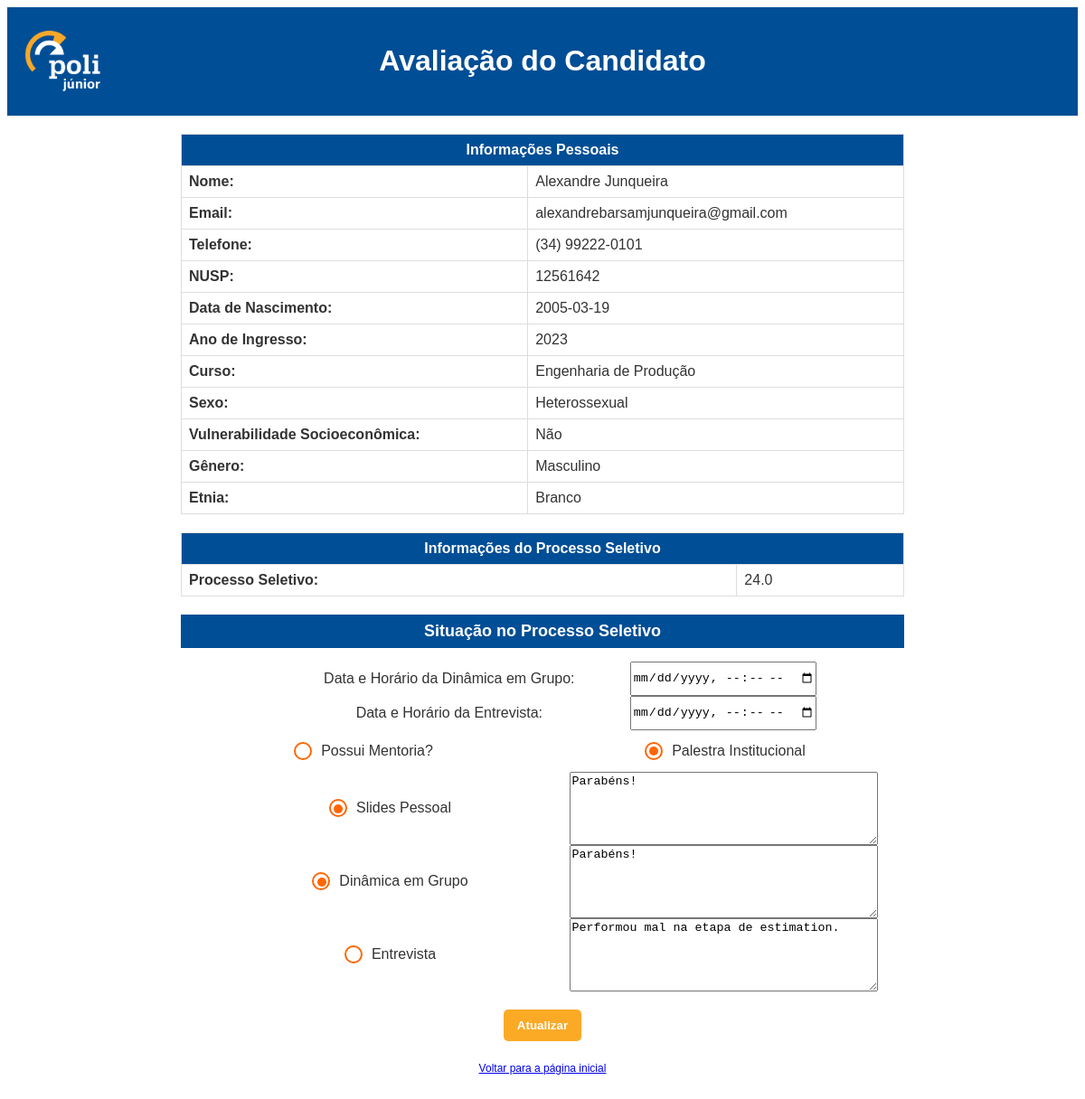
Screenshot of /candidato.php?nusp=12561642&processo_seletivo=24.0 with the database file from the repository.
### tables this page shows
CREATE TABLE `cadastrados` (
  `nome` varchar(20) NOT NULL,
  `sobrenome` varchar(20) NOT NULL,
  `email` varchar(128) NOT NULL,
  `telefone` varchar(30) NOT NULL,
  `nusp` int(11) NOT NULL,
  `data_de_nascimento` date NOT NULL,
  `ano_de_ingresso` int(11) NOT NULL,
  `curso` varchar(50) NOT NULL,
  `sexualidade` varchar(20) NOT NULL,
  `vulnerabilidade_socioeconomica` tinyint(1) DEFAULT NULL,
  `genero` varchar(30) NOT NULL,
  `etnia` varchar(30) NOT NULL,
  `senha` varchar(20) NOT NULL
);

CREATE TABLE `inscritos` (
  `nusp` int(11) NOT NULL,
  `nucleo_de_interesse` varchar(50) NOT NULL,
  `processo_seletivo` varchar(4) NOT NULL,
  `palestra_institucional` tinyint(1) DEFAULT 0,
  `slides_pessoal` tinyint(1) DEFAULT 0,
  `dinamica_em_grupo` tinyint(1) DEFAULT 0,
  `entrevista` tinyint(1) DEFAULT 0,
  `data_inscricao` date DEFAULT NULL,
  `conheceu_pj` varchar(30) NOT NULL,
  `mentoria` tinyint(1) DEFAULT 0,
  `feedback_slides_pessoal` varchar(500) DEFAULT '',
  `feedback_dinamica_em_grupo` varchar(500) DEFAULT '',
  `feedback_entrevista` varchar(500) DEFAULT '',
  `data_dinamica_em_grupo` datetime DEFAULT NULL,
  `data_entrevista` datetime DEFAULT NULL
);

### candidato.php (the view, shortened to what this page needs)
<?php
include 'connection.php';
if ($_SERVER["REQUEST_METHOD"] == "POST") {
    $nusp = $_POST['nusp'];
    $processo_seletivo = $_POST['processo_seletivo'];
    $palestra_institucional = isset($_POST['palestra_institucional']) ? 1 : 0;
    $slides_pessoal = isset($_POST['slides_pessoal']) ? 1 : 0;
    $dinamica_em_grupo = isset($_POST['dinamica_em_grupo']) ? 1 : 0;
    $entrevista = isset($_POST['entrevista']) ? 1 : 0;
    $mentoria = isset($_POST['mentoria']) ? 1 : 0;
    $feedback_slides_pessoal = $_POST['feedback_slides_pessoal'];
    $feedback_dinamica_em_grupo = $_POST['feedback_dinamica_em_grupo'];
    $feedback_entrevista = $_POST['feedback_entrevista'];
    $data_dinamica_em_grupo = $_POST['data_dinamica_em_grupo'];
    $data_entrevista = $_POST['data_entrevista'];
    $sql = "UPDATE inscritos SET
                palestra_institucional = $palestra_institucional,
                slides_pessoal = $slides_pessoal,
                dinamica_em_grupo = $dinamica_em_grupo,
                entrevista = $entrevista,
                mentoria = $mentoria,
                feedback_slides_pessoal = '$feedback_slides_pessoal',
                feedback_dinamica_em_grupo = '$feedback_dinamica_em_grupo',
                feedback_entrevista = '$feedback_entrevista',
                data_dinamica_em_grupo = '$data_dinamica_em_grupo',
                data_entrevista = '$data_entrevista'
            WHERE nusp = $nusp AND processo_seletivo = '$processo_seletivo'";
    if ($conn->query($sql) === TRUE) {
        header("Location: candidato.php?nusp=$nusp&processo_seletivo=$processo_seletivo&success=Informações atualizadas com sucesso!");
    } else {
        header("Location: candidato.php?nusp=$nusp&processo_seletivo=$processo_seletivo&error=Erro ao atualizar informações: " . $conn->error);
    }
    exit();
} else {
    $nusp = $_GET['nusp'];
    $processo_seletivo = $_GET['processo_seletivo'];
    $sql = "SELECT * FROM cadastrados WHERE nusp = $nusp";
    $result = $conn->query($sql);
    $candidato = $result->fetch_assoc();
    $sql = "SELECT * FROM inscritos WHERE nusp = $nusp AND processo_seletivo = '$processo_seletivo'";
    $result = $conn->query($sql);
    $inscritos = $result->fetch_assoc();
}
?>
<!DOCTYPE html>
<html lang="pt-BR">
<head>
    <link rel="stylesheet" href="candidato.css">
</head>
<body>
    <?php if ($candidato && $inscritos): ?>
        <div class="header">
            <div class="container">
                <a class="logo" href="avaliacao_buscar.php">
                    <img src="logo_pj.png" alt="Logo da Empresa">
                </a>
                <div class="title">
                    <h1>Avaliação do Candidato</h1>
                </div>
            </div>
        </div>
        <div class="container">
            <table class="info-table">
                <tr>
                    <th colspan="2">Informações Pessoais</th>
                </tr>
                <tr>
                    <td><strong>Nome:</strong></td>
                    <td><?php echo htmlspecialchars($candidato['nome'] . " " . $candidato['sobrenome']); ?></td>
                </tr>
                <tr>
                    <td><strong>Email:</strong></td>
                    <td><?php echo htmlspecialchars($candidato['email']); ?></td>
                </tr>
                <tr>
                    <td><strong>Telefone:</strong></td>
                    <td><?php echo htmlspecialchars($candidato['telefone']); ?></td>
                </tr>
                <tr>
                    <td><strong>NUSP:</strong></td>
                    <td><?php echo htmlspecialchars($candidato['nusp']); ?></td>
                </tr>
                <tr>
                    <td><strong>Data de Nascimento:</strong></td>
                    <td><?php echo htmlspecialchars($candidato['data_de_nascimento']); ?></td>
                </tr>
                <tr>
                    <td><strong>Ano de Ingresso:</strong></td>
                    <td><?php echo htmlspecialchars($candidato['ano_de_ingresso']); ?></td>
                </tr>
                <tr>
                    <td><strong>Curso:</strong></td>
                    <td><?php echo htmlspecialchars($candidato['curso']); ?></td>
                </tr>
                <tr>
                    <td><strong>Sexo:</strong></td>
                    <td><?php echo htmlspecialchars($candidato['sexualidade']); ?></td>
                </tr>
                <tr>
                    <td><strong>Vulnerabilidade Socioeconômica:</strong></td>
                    <td><?php echo $candidato['vulnerabilidade_socioeconomica'] ? 'Sim' : 'Não'; ?></td>
                </tr>
                <tr>
                    <td><strong>Gênero:</strong></td>
                    <td><?php echo htmlspecialchars($candidato['genero']); ?></td>
                </tr>
                <tr>
                    <td><strong>Etnia:</strong></td>
                    <td><?php echo htmlspecialchars($candidato['etnia']); ?></td>
                </tr>
            </table>
            <table class="info-table">
                <tr>
                    <th colspan="2">Informações do Processo Seletivo</th>
                </tr>
                <tr>
                    <td><strong>Processo Seletivo:</strong></td>
                    <td><?php echo htmlspecialchars($inscritos['processo_seletivo']); ?></td>
                </tr>
            </table>
            <h2>Situação no Processo Seletivo</h2>
            <form action="candidato.php" method="post">
                                <label for="data_dinamica_em_grupo">Data e Horário da Dinâmica em Grupo:</label><br>
                <input type="datetime-local" id="data_dinamica_em_grupo" name="data_dinamica_em_grupo" value="<?php echo htmlspecialchars($inscritos['data_dinamica_em_grupo']); ?>"><br>
                <label for="data_entrevista">Data e Horário da Entrevista:</label><br>
                <input type="datetime-local" id="data_entrevista" name="data_entrevista" value="<?php echo htmlspecialchars($inscritos['data_entrevista']); ?>"><br>
                <label>
                    <input type="checkbox" name="mentoria" <?php if ($inscritos['mentoria']) echo 'checked'; ?>> Possui Mentoria?
                </label><br>
                <label>
                    <input type="checkbox" name="palestra_institucional" <?php if ($inscritos['palestra_institucional']) echo 'checked'; ?>> Palestra Institucional
                </label><br>
                <label>
                    <input type="checkbox" name="slides_pessoal" <?php if ($inscritos['slides_pessoal']) echo 'checked'; ?>> Slides Pessoal
                </label><br>
                <textarea name="feedback_slides_pessoal" rows="5" cols="40" maxlength="200"><?php echo htmlspecialchars($inscritos['feedback_slides_pessoal']); ?></textarea><br>
                <label>
                    <input type="checkbox" name="dinamica_em_grupo" <?php if ($inscritos['dinamica_em_grupo']) echo 'checked'; ?>> Dinâmica em Grupo
                </label><br>
                <textarea name="feedback_dinamica_em_grupo" rows="5" cols="40" maxlength="200"><?php echo htmlspecialchars($inscritos['feedback_dinamica_em_grupo']); ?></textarea><br>
                <label>
                    <input type="checkbox" name="entrevista" <?php if ($inscritos['entrevista']) echo 'checked'; ?>> Entrevista
                </label><br>
                <textarea name="feedback_entrevista" rows="5" cols="40" maxlength="200"><?php echo htmlspecialchars($inscritos['feedback_entrevista']); ?></textarea><br>
                <input type="submit" name="submit" value="Atualizar">
            </form>
        <?php else: ?>
            <p>Candidato não encontrado.</p>
        <?php endif; ?>
        <div class="container" style="text-align: center;">
            <a href="avaliacao_buscar.php" style="font-size: 12px;">Voltar para a página inicial</a>
        </div>
    </div>
</body>
</html>

### candidato.css (style rules this page uses)
body { background-color: #ffffff; color: #333; font-family: Arial, sans-serif; }
h2 { color: white; background-color: #004E95; padding: 8px; text-align: center; font-size: 18px; }
label { color: #004E95; }
input[type="submit"] { background-color: #FBAA26; color: #ffffff; border: none; padding: 10px 15px; border-radius: 5px; cursor: pointer; font-weight: bold; margin-top: 20px; }
.container { max-width: 800px; margin: 0 auto; padding: 20px; }
.header { background-color: #004E95; color: #ffffff; padding: 0px; display: flex; align-items: center; }
.logo { display: inline-block; margin-right: 20px; position: absolute; top: 27px; left: 20px; }
.logo img { height: 80px; }
.title { display: inline-block; }
.info-table { width: 100%; border-collapse: collapse; margin-bottom: 20px; }
.info-table th, .info-table td { border: 1px solid #ddd; padding: 8px; text-align: left; }
.info-table th { background-color: #004E95; color: white; text-align: center; }
form { display: flex; flex-wrap: wrap; justify-content: center; }
form label { width: 45%; margin: 10px 2.5%; display: flex; align-items: center; justify-content: center; color: #333; }
form input[type="checkbox"] { appearance: none; -webkit-appearance: none; -moz-appearance: none; width: 20px; height: 20px; border: 2px solid #ff6600; border-radius: 50%; margin-right: 10px; position: relative; cursor: pointer; }
form input[type="checkbox"]:checked::before { content: ''; width: 10px; height: 10px; background-color: #ff6600; border-radius: 50%; position: absolute; top: 3.3px; left: 3.3px; }

### rows the page displays
cadastrados: nome+sobrenome "Alexandre Junqueira", email "alexandrebarsamjunqueira@gmail.com", telefone "(34) 99222-0101", nusp "12561642", data_de_nascimento "2005-03-19", ano_de_ingresso "2023", curso "Engenharia de Produção", sexualidade "Heterossexual", genero "Masculino", etnia "Branco"
inscritos: processo_seletivo "24.0", palestra_institucional "☑", slides_pessoal "☑", feedback_slides_pessoal "Parabéns!", dinamica_em_grupo "☑", feedback_dinamica_em_grupo "Parabéns!", feedback_entrevista "Performou mal na etapa de estimation."
